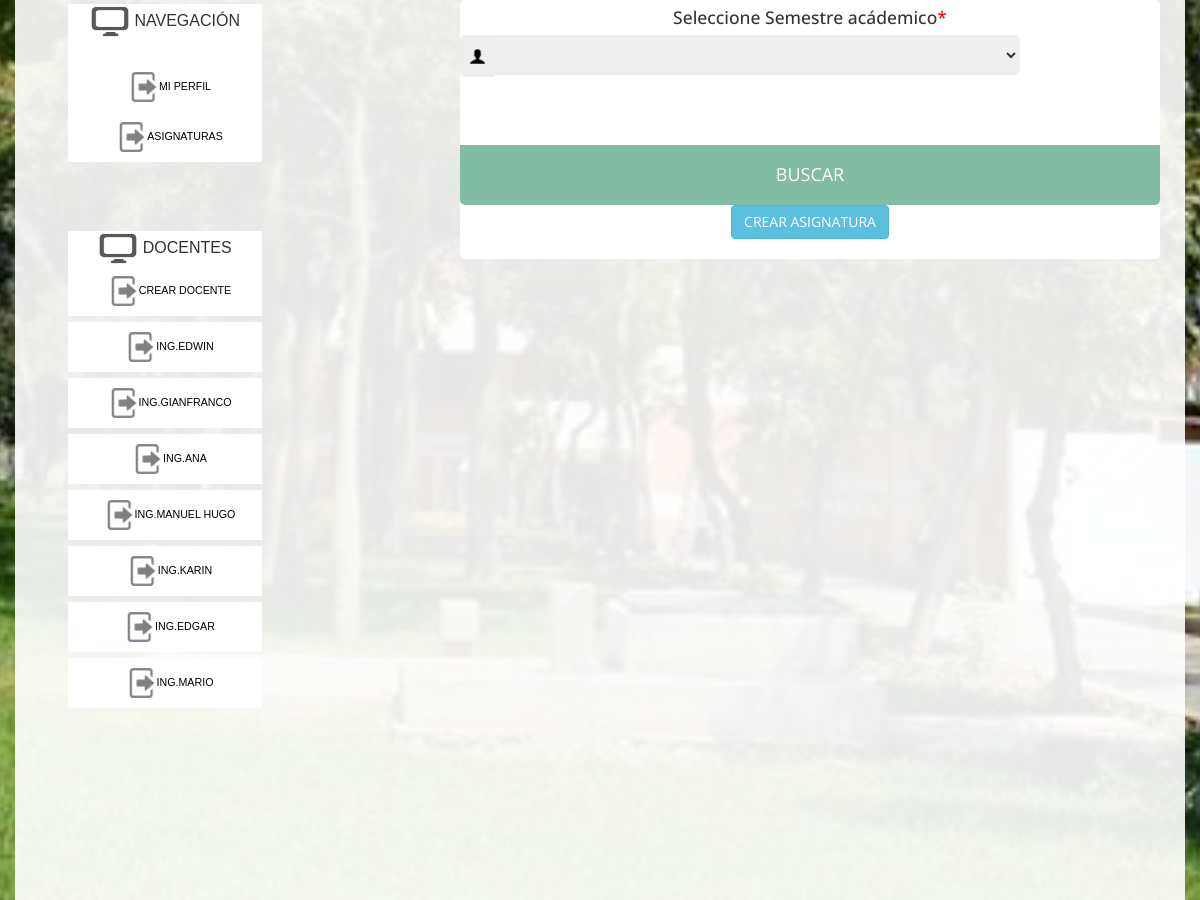
The page /fonts/asignaturas.php (signed in, middle part) on the database as committed earlier.
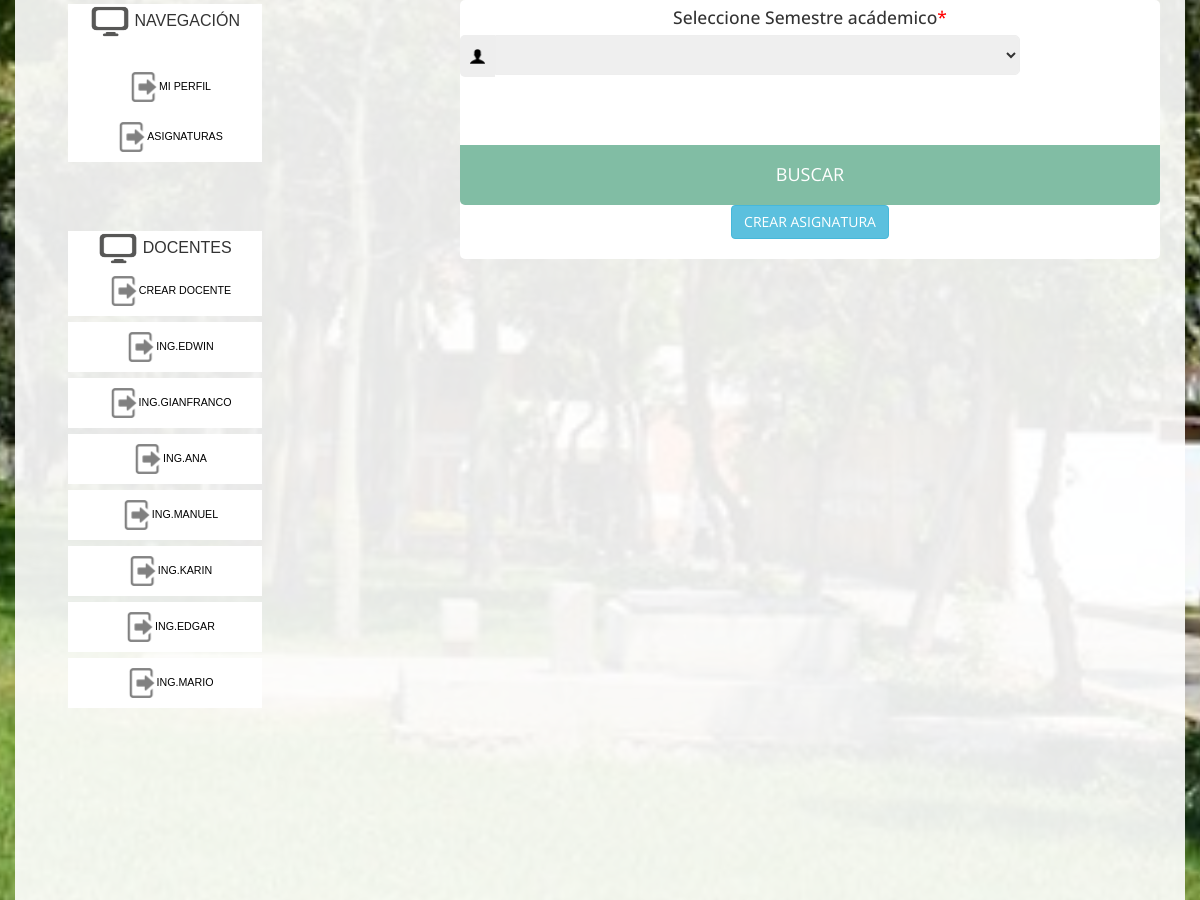
The same page on the database as committed later.
### tables this page shows
CREATE TABLE IF NOT EXISTS `Docente` (
  `Cod_docente` varchar(20) NOT NULL,
  `nombre` varchar(20) DEFAULT NULL,
  `apellido` varchar(20) DEFAULT NULL,
  `dni` varchar(20) DEFAULT NULL,
  `direccion` varchar(20) DEFAULT NULL,
  `tipo` varchar(20) DEFAULT NULL,
  `email` varchar(20) DEFAULT NULL,
  `fnacimiento` date DEFAULT NULL,
  `password` varchar(20) DEFAULT NULL,
  PRIMARY KEY (`Cod_docente`)
);

### fonts/asignaturas.php (the view, shortened to what this page needs)
<?php
$nombre_admin=$_SESSION['nombre_docente'];
?>
<!DOCTYPE html>
<html charset="utf-8">
<?php
include('conexion.php');
?>
<head>
    <link href="css/bootstrap.min.css" rel="stylesheet">
    <link href="css/business-casual.css" rel="stylesheet">
    <link type="text/css" href="./css/admin.css" rel="stylesheet" />
</head>
<body>
    <div class="container">
        <div class="row">
            <div class="box">
                <div class="col-lg-12 text-center">
<div class="wrapper123">
		<br>
		<br>
	<div id="menu">
		<ul>
		<br>
		<li><img src="img/computadoralogo.png" width="40" height="35">     NAVEGACIÓN<li>
		<BR>
		<li><a href="administrador0.php?nombre_admin=<?php echo $nombre_admin ?>" title=""><img src="img/flecha.png" width="30" height="30">Mi perfil</a></li>
		<li><a href="asignaturas.php" title=""><img src="img/flecha.png" width="30" height="30">Asignaturas</a></li>
		</ul>
	</div>
<br>
<br>
	<div id="menu">
		<ul>
		<br>
		<li><img src="img/computadoralogo.png" width="40" height="35">    DOCENTES<li>
		<li><a href="administrador.php" title=""><img src="img/viñeta.png" width="30" height="30">Crear docente</a></li>
		</ul>
	</div>
     <?php
      $consulta ="SELECT * FROM docente";
      $ejecutar= mysqli_query($con,$consulta);
      while($fila = mysqli_fetch_array($ejecutar))
      {
        $nombre=$fila['nombre'];
      ?>
      <div id="menu">
       <ul>
        <li><a href="revisa_docente.php?nombre_profesor=<?php echo $nombre ?>" title=""><img src="img/flecha.png" width="30" height="30">Ing.<?php echo $nombre; ?></a></li>
        </ul>
      </div>
      <?php } ?>
	</div>
<div class="wrapper1234">
<br>
<br>
<br>
	<form action=" " method="post" class="CREACION_PENDIENTE2">
	<div class="form-group">
<p>Seleccione Semestre acádemico<span>*</span></p>
            <span class="icon-case"><img src="img/male.png" height="15"><i class="fa fa-user"></i></span>
				<select name="curso">
					<option value="" ></option>
				</select>
				</div>
<button type="submit" name="SEMESTRE" class="bouton-contact">BUSCAR</button>
<button type="button" class="btn btn-info">CREAR ASIGNATURA</button>
				<BR>
				<BR>
</form>
<BR>
<BR>
</div>
	</div>
<br><br><br><br>
<br><br><br><br>
<br><br><br><br>
<br><br><br><br>
<br><br><br><br>
	<br>
	<br>
	<br>
	<br>
	<br>
	<br>
	<br>
	<br>
	<br>
	<br>
	<br>
	<br>
	<br>
	<br>
	<br>
	<br>
	<br>
	<br>
	<br>
	<br>
	<br>
	<br>
	<br>
	<br>
	<br>
	<br>
	<br>
	<br>
	<br>
	<br>
	<br>
	<br>
	<br>
	<br>
	<br>
	<br>
	<br>
	<br>
	<br>
	<br>
	<br>
	<br>
	<br>
	<br>
	<br>
	<br>
	<br>
	<br>
	<br>
	<br>
	<br>
	<br>
                </div>
            </div>
        </div>
<link type="text/css" href="./css/style_admin_creacion.css" rel="stylesheet" />
</body>
</html>

Rows that differ between the two databases and show on the page:
changed docente: nombre "MANUEL HUGO" → "MANUEL"
